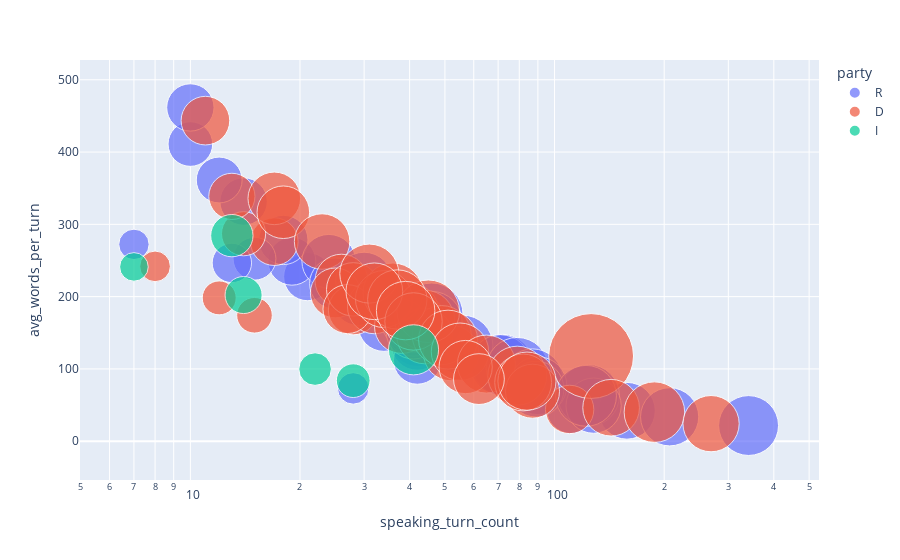

This figure's notebook cell:
### Code cell
df = candidate_debates_df
fig = px.scatter(df, x="speaking_turn_count", y="avg_words_per_turn", color="party",
	         size="total_word_count", log_x=True, size_max=60)
fig.show()

### Figure 1 — Plotly figure (JSON) as saved in the notebook; plotly's stock layout.template omitted (floating-point values rounded to 4 significant figures)
{"data": [{"hovertemplate": "party=R<br>speaking_turn_count=%{x}<br>avg_words_per_turn=%{y}<br>total_word_count=%{marker.size}<extra></extra>", "legendgroup": "R", "marker": {"color": "#636efa", "size": [4111, 4642, 4617, 4336, 4780, 4730, 5011, 5972, 3786, 5452, 5431, 5895, 5643, 4697, 1906, 2045, 3206, 4935, 6890, 7071, 8077, 6666, 7624, 7435, 6663, 6404, 5690, 6627, 6220, 7600, 6647, 7501, 7946, 7488, 7854, 6914, 6292, 6982, 6411, 7394, 7654], "sizemode": "area", "sizeref": 4.124, "symbol": "circle"}, "mode": "markers", "name": "R", "orientation": "v", "showlegend": true, "type": "scatter", "x": [10, 14, 10, 12, 21, 19, 18, 24, 15, 25, 34, 42, 42, 42, 7, 28, 13, 111, 40, 41, 46, 40, 72, 56, 30, 41, 29, 41, 41, 46, 158, 71, 79, 87, 124, 90, 128, 207, 89, 341, 122], "xaxis": "x", "y": [411.1, 331.6, 461.7, 361.3, 227.6, 248.9, 278.4, 248.8, 252.4, 218.1, 159.7, 140.4, 134.4, 111.8, 272.3, 73.04, 246.6, 44.46, 172.2, 172.5, 175.6, 166.7, 105.9, 132.8, 222.1, 156.2, 196.2, 161.6, 151.7, 165.2, 42.07, 105.6, 100.6, 86.07, 63.34, 76.82, 49.16, 33.73, 72.03, 21.68, 62.74], "yaxis": "y"}, {"hovertemplate": "party=D<br>speaking_turn_count=%{x}<br>avg_words_per_turn=%{y}<br>total_word_count=%{marker.size}<extra></extra>", "legendgroup": "D", "marker": {"color": "#EF553B", "size": [4693, 4018, 4878, 4403, 5711, 5701, 6353, 5774, 5128, 5080, 5882, 5945, 6899, 7129, 4934, 1935, 2379, 2613, 4831, 6036, 7384, 7375, 6685, 6407, 6340, 7191, 8088, 7188, 7252, 6636, 6791, 14848, 7166, 7046, 6807, 6934, 7164, 6619, 7560, 6016, 5847, 6662, 6529, 6979, 5326], "sizemode": "area", "sizeref": 4.124, "symbol": "circle"}, "mode": "markers", "name": "D", "orientation": "v", "showlegend": true, "type": "scatter", "x": [17, 14, 11, 13, 17, 18, 23, 26, 25, 28, 28, 32, 42, 40, 27, 8, 12, 15, 110, 38, 36, 44, 34, 44, 52, 49, 45, 31, 37, 32, 41, 126, 51, 39, 55, 65, 79, 143, 188, 87, 57, 82, 269, 84, 62], "xaxis": "x", "y": [276.1, 287, 443.5, 338.7, 335.9, 316.7, 276.2, 222.1, 205.1, 181.4, 210.1, 185.8, 164.3, 178.2, 182.7, 241.9, 198.2, 174.2, 43.92, 158.8, 205.1, 167.6, 196.6, 145.6, 121.9, 146.8, 179.7, 231.9, 196, 207.4, 165.6, 117.8, 140.5, 180.7, 123.8, 106.7, 90.68, 46.29, 40.21, 69.15, 102.6, 81.24, 24.27, 83.08, 85.9], "yaxis": "y"}, {"hovertemplate": "party=I<br>speaking_turn_count=%{x}<br>avg_words_per_turn=%{y}<br>total_word_count=%{marker.size}<extra></extra>", "legendgroup": "I", "marker": {"color": "#00cc96", "size": [3697, 5183, 1688, 2345, 2831, 2195], "sizemode": "area", "sizeref": 4.124, "symbol": "circle"}, "mode": "markers", "name": "I", "orientation": "v", "showlegend": true, "type": "scatter", "x": [13, 41, 7, 28, 14, 22], "xaxis": "x", "y": [284.4, 126.4, 241.1, 83.75, 202.2, 99.77], "yaxis": "y"}], "layout": {"legend": {"itemsizing": "constant", "title": {"text": "party"}, "tracegroupgap": 0}, "margin": {"t": 60}, "xaxis": {"anchor": "y", "domain": [0, 1], "title": {"text": "speaking_turn_count"}, "type": "log"}, "yaxis": {"anchor": "x", "domain": [0, 1], "title": {"text": "avg_words_per_turn"}}}}
